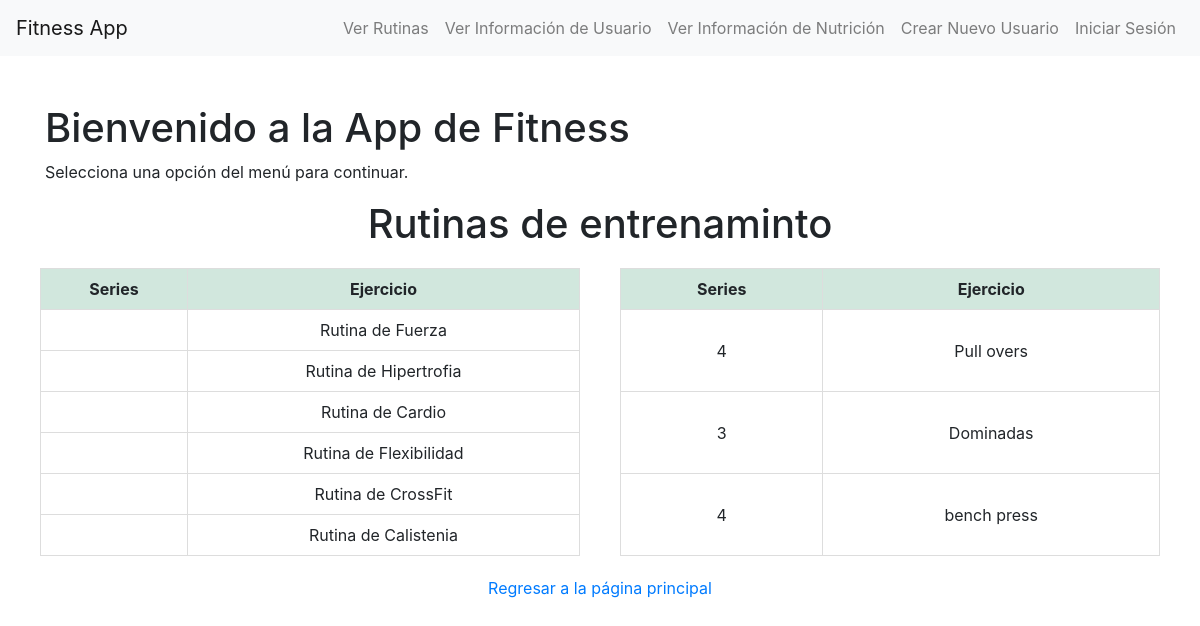
The app's page /rutinas/rutinas/, older data.
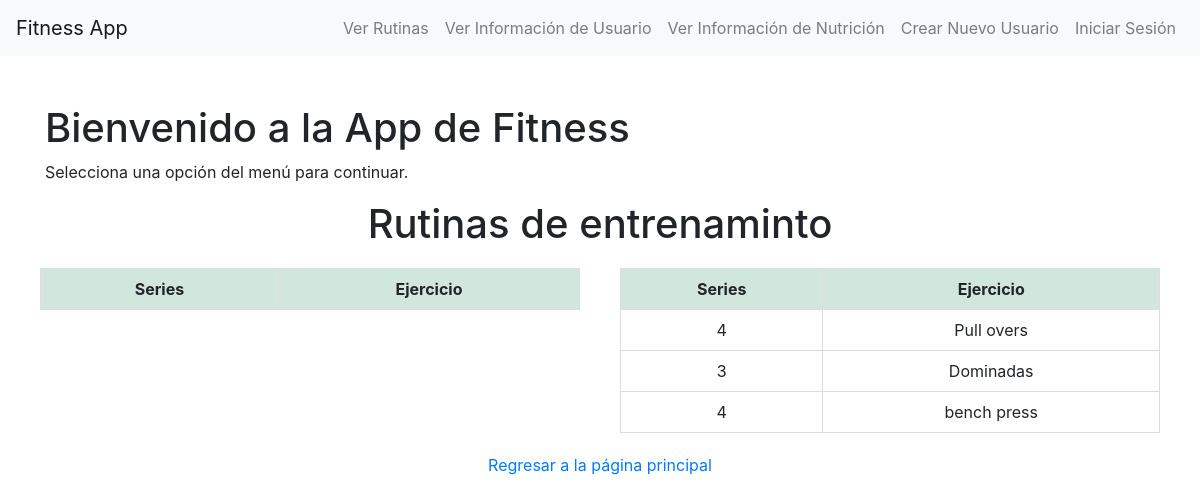
The same page, newer data.
### rutinas/models.py (models this page shows, shortened)
class Rutina(models.Model):
    usuario = models.ForeignKey(Usuario, on_delete=models.CASCADE)
    tipo_rutina = models.ForeignKey(TipoRutina, on_delete=models.CASCADE, null=False, default='' )
    nombre_rutina = models.CharField(max_length=100)
    descripcion = models.TextField()
    fecha_inicio = models.DateField(default=datetime.date.today)
    duracion = models.DurationField(null=True, blank=True)

### rutinas/views.py (the view)
# urls.py: path('rutinas/', views.ver_rutinas, name='index'),  # Ruta para la vista principal de rutinas
def ver_rutinas(request):
    rutinas = Rutina.objects.all()  # Obtén todas las rutinas de la base de datos
    return render(request, 'rutinas.html', {'rutinas': rutinas})

### rutinas/templates/rutinas.html (shortened to what this page needs)
{% extends 'index.html' %}
{% block content %}
<!DOCTYPE html>
<html>
<head>
</head>
<body>
    <div class="header">
        <h1>Rutinas de entrenaminto</h1>
    </div>
    <div class="routine-container">
        <table>
            <thead>
                <tr>
                    <th>Series</th>
                    <th>Ejercicio</th>
                </tr>
            </thead>
            <tbody>
                {% for rutina in rutinas %}
                <tr>
                    <td>{{ rutina.fecha_inicio|date:"H:i" }}</td>
                    <td>{{ rutina.nombre_rutina }}</td>
                </tr>
                {% endfor %}
            </tbody>
        </table>
        <table>
            <thead>
                <tr>
                    <th>Series</th>
                    <th>Ejercicio</th>
                </tr>
            </thead>
            <tbody>
                <tr>
                    <td>4</td>
                    <td>Pull overs</td>
                </tr>
                <tr>
                    <td>3</td>
                    <td>Dominadas</td>
                </tr>
                <tr>
                    <td>4</td>
                    <td>bench press</td>
                </tr>
            </tbody>
        </table>
    </div>
    <a href="{% url 'index' %}" style="display: block; text-align: center; margin-top: 20px;">Regresar a la página principal</a>
</body>
</html>
{% endblock %}

Row changes from the older to the newer data that the page shows:
removed Rutina: nombre_rutina "Rutina de Fuerza"
removed Rutina: nombre_rutina "Rutina de Hipertrofia"
removed Rutina: nombre_rutina "Rutina de Cardio"
removed Rutina: nombre_rutina "Rutina de Flexibilidad"
removed Rutina: nombre_rutina "Rutina de CrossFit"
removed Rutina: nombre_rutina "Rutina de Calistenia"
